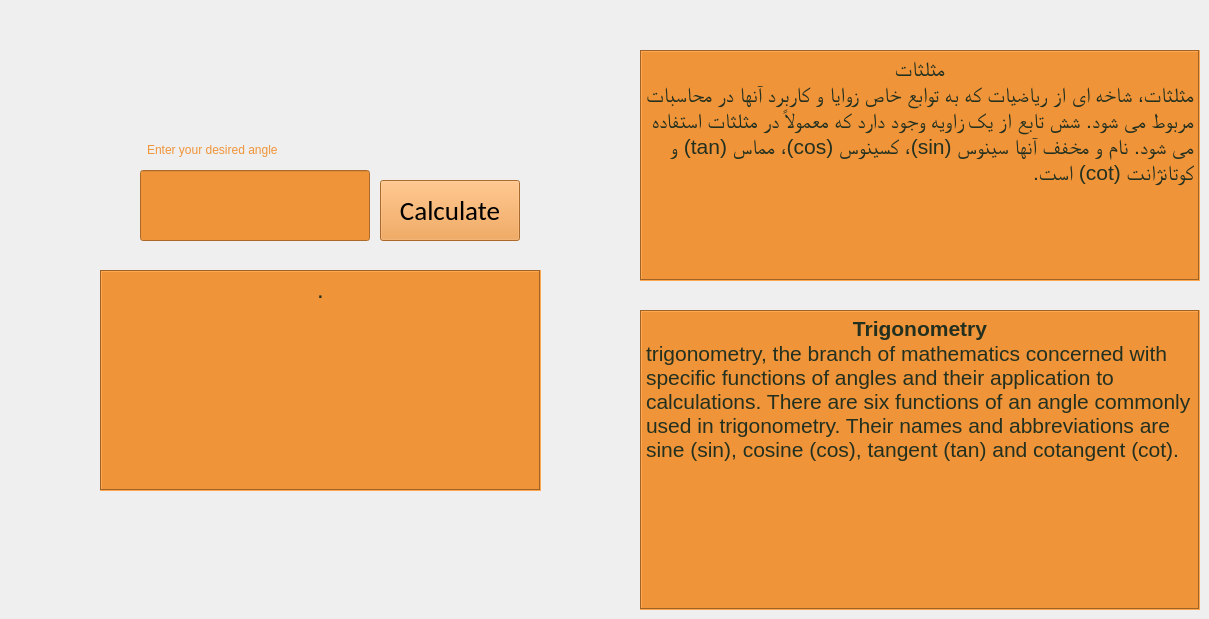
    <widget class="QWidget" name="trigonometry">
     <attribute name="title">
      <string>Trigonometry</string>
     </attribute>
     <widget class="QTextBrowser" name="trigonometry_en">
      <property name="geometry">
       <rect>
        <x>640</x>
        <y>310</y>
        <width>560</width>
        <height>300</height>
       </rect>
      </property>
      <property name="styleSheet">
       <string notr="true">background-color:#ef9439;
color:#23301f;
font: 22pt &quot;NPIParisa&quot;;

</string>
      </property>
      <property name="frameShape">
       <enum>QFrame::Box</enum>
      </property>
      <property name="html">
       <string>&lt;!DOCTYPE HTML PUBLIC &quot;-//W3C//DTD HTML 4.0//EN&quot; &quot;http://www.w3.org/TR/REC-html40/strict.dtd&quot;&gt;
&lt;html&gt;&lt;head&gt;&lt;meta name=&quot;qrichtext&quot; content=&quot;1&quot; /&gt;&lt;style type=&quot;text/css&quot;&gt;
p, li { white-space: pre-wrap; }
&lt;/style&gt;&lt;/head&gt;&lt;body style=&quot; font-family:'NPIParisa'; font-size:22pt; font-weight:400; font-style:normal;&quot;&gt;
&lt;p align=&quot;center&quot; style=&quot; margin-top:0px; margin-bottom:0px; margin-left:0px; margin-right:0px; -qt-block-indent:0; text-indent:0px;&quot;&gt;&lt;span style=&quot; font-family:'MS Shell Dlg 2'; font-size:16pt; font-weight:600;&quot;&gt;Trigonometry&lt;/span&gt;&lt;/p&gt;
&lt;p style=&quot; margin-top:0px; margin-bottom:0px; margin-left:0px; margin-right:0px; -qt-block-indent:0; text-indent:0px;&quot;&gt;&lt;span style=&quot; font-family:'MS Shell Dlg 2'; font-size:16pt;&quot;&gt;trigonometry, the branch of mathematics concerned with specific functions of angles and their application to calculations. There are six functions of an angle commonly used in trigonometry. Their names and abbreviations are sine (sin), cosine (cos), tangent (tan) and cotangent (cot).&lt;/span&gt;&lt;/p&gt;&lt;/body&gt;&lt;/html&gt;</string>
      </property>
     </widget>
     <widget class="QTextBrowser" name="trigonometry_fa">
      <property name="geometry">
       <rect>
        <x>640</x>
        <y>50</y>
        <width>560</width>
        <height>231</height>
       </rect>
      </property>
      <property name="styleSheet">
       <string notr="true">background-color:#ef9439;
color:#23301f;
font: 75 8pt &quot;0 Titr Bold&quot;;</string>
      </property>
      <property name="frameShape">
       <enum>QFrame::Box</enum>
      </property>
      <property name="html">
       <string>&lt;!DOCTYPE HTML PUBLIC &quot;-//W3C//DTD HTML 4.0//EN&quot; &quot;http://www.w3.org/TR/REC-html40/strict.dtd&quot;&gt;
&lt;html&gt;&lt;head&gt;&lt;meta name=&quot;qrichtext&quot; content=&quot;1&quot; /&gt;&lt;style type=&quot;text/css&quot;&gt;
p, li { white-space: pre-wrap; }
&lt;/style&gt;&lt;/head&gt;&lt;body style=&quot; font-family:'0 Titr Bold'; font-size:8pt; font-weight:72; font-style:normal;&quot;&gt;
&lt;p align=&quot;center&quot; dir='rtl' style=&quot; margin-top:0px; margin-bottom:0px; margin-left:0px; margin-right:0px; -qt-block-indent:0; text-indent:0px;&quot;&gt;&lt;span style=&quot; font-size:16pt;&quot;&gt;مثلثات&lt;/span&gt;&lt;/p&gt;
&lt;p align=&quot;right&quot; dir='rtl' style=&quot; margin-top:0px; margin-bottom:0px; margin-left:0px; margin-right:0px; -qt-block-indent:0; text-indent:0px;&quot;&gt;&lt;span style=&quot; font-family:'B Roya'; font-size:16pt;&quot;&gt;مثلثات، شاخه ای از ریاضیات که به توابع خاص زوایا و کاربرد آنها در محاسبات مربوط می شود. شش تابع از یک زاویه وجود دارد که معمولاً در مثلثات استفاده می شود. نام و مخفف آنها سینوس (sin)، کسینوس (cos)، مماس (tan) و کوتانژانت (cot) است.&lt;/span&gt;&lt;/p&gt;&lt;/body&gt;&lt;/html&gt;</string>
      </property>
     </widget>
     <widget class="QLabel" name="trigonometry_label">
      <property name="geometry">
       <rect>
        <x>147</x>
        <y>130</y>
        <width>210</width>
        <height>40</height>
       </rect>
      </property>
      <property name="styleSheet">
       <string notr="true">color:#ef9439;
font:  14pt &quot;Calibri&quot;;</string>
      </property>
      <property name="text">
       <string>Enter your desired angle</string>
      </property>
     </widget>
     <widget class="QPushButton" name="trigonometry_button">
      <property name="geometry">
       <rect>
        <x>380</x>
        <y>180</y>
        <width>140</width>
        <height>61</height>
       </rect>
      </property>
      <property name="font">
       <font>
        <family>Calibri</family>
        <pointsize>20</pointsize>
        <weight>50</weight>
        <italic>false</italic>
        <bold>false</bold>
        <kerning>true</kerning>
       </font>
      </property>
      <property name="cursor">
       <cursorShape>PointingHandCursor</cursorShape>
      </property>
      <property name="styleSheet">
       <string notr="true">background-color:#ef9439;
font:  20pt &quot;Calibri&quot;;
</string>
      </property>
      <property name="text">
       <string>Calculate</string>
      </property>
     </widget>
     <widget class="QTextBrowser" name="trigonometry_out">
      <property name="geometry">
       <rect>
        <x>100</x>
        <y>270</y>
        <width>441</width>
        <height>221</height>
       </rect>
      </property>
      <property name="styleSheet">
       <string notr="true">font: 30pt &quot;Times New Roman&quot;;
background-color:#ef9439;
color:#23301f;
text-align: center;</string>
      </property>
      <property name="frameShape">
       <enum>QFrame::Box</enum>
      </property>
      <property name="html">
       <string>&lt;!DOCTYPE HTML PUBLIC &quot;-//W3C//DTD HTML 4.0//EN&quot; &quot;http://www.w3.org/TR/REC-html40/strict.dtd&quot;&gt;
&lt;html&gt;&lt;head&gt;&lt;meta name=&quot;qrichtext&quot; content=&quot;1&quot; /&gt;&lt;style type=&quot;text/css&quot;&gt;
p, li { white-space: pre-wrap; }
&lt;/style&gt;&lt;/head&gt;&lt;body style=&quot; font-family:'Times New Roman'; font-size:30pt; font-weight:400; font-style:normal;&quot;&gt;
&lt;p align=&quot;center&quot; style=&quot; margin-top:0px; margin-bottom:0px; margin-left:0px; margin-right:0px; -qt-block-indent:0; text-indent:0px;&quot;&gt;&lt;span style=&quot; font-family:'B Roya'; font-size:18pt; font-weight:72;&quot;&gt;.&lt;/span&gt;&lt;/p&gt;&lt;/body&gt;&lt;/html&gt;</string>
      </property>
     </widget>
     <widget class="QLineEdit" name="trigonometry_input">
      <property name="geometry">
       <rect>
        <x>140</x>
        <y>170</y>
        <width>230</width>
        <height>71</height>
       </rect>
      </property>
      <property name="styleSheet">
       <string notr="true">font: 20pt &quot;Times New Roman&quot;;
background-color:#ef9439;
color:#23301f;
text-align: center;</string>
      </property>
      <property name="alignment">
       <set>Qt::AlignCenter</set>
      </property>
      <property name="clearButtonEnabled">
       <bool>true</bool>
      </property>
     </widget>
    </widget>
